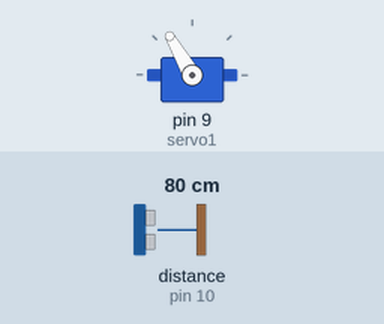
This sketch was run on a simulated Arduino Uno, built with avr-gcc and run on an emulated ATmega328P. Parts: servo. Wiring (inferred from the names in the program): ultrasonic range finder: trigger pin 13; echo pin 10. The inputs (shaded band) are chosen by the test bench; at power-on: distance to the obstacle (sensor on pin 10) 80 cm. The echo pulse lasts 58.3 µs per cm; what the sketch prints to the serial monitor is not drawn.

Above: at 7.7 s.
7.8 s: distance to the obstacle (sensor on pin 10) set to 74 cm
At 10.0 s:
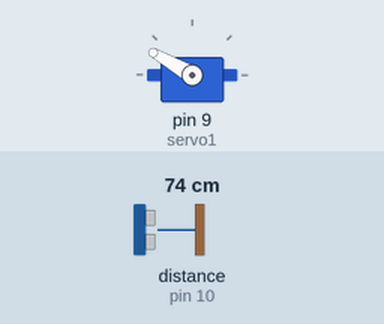
10.6 s: distance to the obstacle (sensor on pin 10) set to 57 cm
12.8 s: distance to the obstacle (sensor on pin 10) set to 48 cm
At 15.2 s:
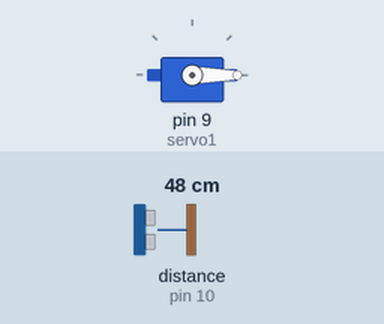
At 17.0 s:
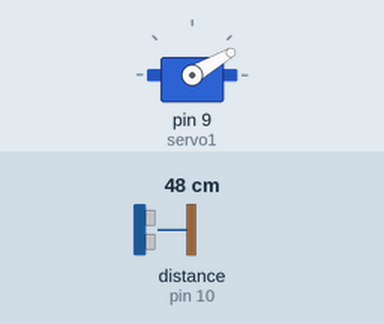
Timing chart, 0 to 23.8 s (numbered marks = the images above; inputs shaded):
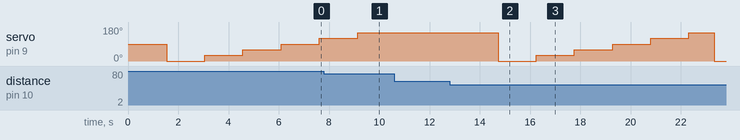

Measured:
- the behaviour switches between 80 and 79 cm on distance to the obstacle (sensor on pin 10) (found by bisection; images 0 and 1)
- the behaviour switches between 54 and 53 cm on distance to the obstacle (sensor on pin 10) (found by bisection; images 1 and 2)
- after the input at 7.8 s, servo on pin 9 (servo1): goes on until 9.1 s, then stays 150°
- after the input at 10.6 s, every drawn part: stays the same
- after the input at 12.8 s, servo on pin 9 (servo1): ramps from 0° to 150° and jumps back, once every 8.6 s

The sketch:

FindME.ino
```cpp
#include <Servo.h>

Servo servo1;


int trigPin;
int echoPin;
const int arrayLen = 10;
float distanceArray[arrayLen];
float avgDist;
int servoAngle;
int closestAngle;
float closestDistance;
boolean shouldSurvey;

void setup() {
  // put your setup code here, to run once:
  servo1.attach(9);
  Serial.begin(9600);
  trigPin = 13;
  echoPin = 10;
  pinMode(trigPin, OUTPUT);
  pinMode(echoPin, INPUT);
  closestAngle = 0;
  closestDistance = 400;
}

void loop() {
  // put your main code here, to run repeatedly:
  Serial.print( needAverage(distanceArray, arrayLen, trigPin, echoPin));

  if (shouldSurvey == true) {
    survey();
  }else{
    check();
    }
   }

float getDistance(int aTrigPin, int anEchoPin) {
  float distance;
  float duration;
  digitalWrite(trigPin, LOW);
  delayMicroseconds(2);
  digitalWrite(trigPin, HIGH);
  delayMicroseconds(10);
  digitalWrite(trigPin, LOW);
  duration = pulseIn(anEchoPin, HIGH);
  distance = (duration / 2) * 0.0344;
    delay(5);
  return distance;
}


float avgValue(float * anArray, int anArrayLen) {
  // make sure sum starts at 0
  float sum = 0;
  for (int i = 0; i < anArrayLen; i++) {
    sum += anArray[i];
     }
  float avg = sum / anArrayLen;
  return avg;
}


float needAverage (float *a, float l, int trig, int echo) {
  float dis = getDistance(trigPin, echoPin);

  for (int i = 0; i < l; i++) {
    a[i] = dis;
  }
  float thisAvg = avgValue(distanceArray, arrayLen);
  delay(500);
  return (thisAvg);
}


float survey() {
  servo1.write(servoAngle);
  float howClose = needAverage(distanceArray, arrayLen, trigPin, echoPin);
  if (howClose < closestDistance) {
    closestDistance= howClose;
    closestAngle = servoAngle;
  }
    delay(500);
    servoAngle += 30;
   if (servoAngle >= 175) {
      Serial.print("here");
      servo1.write(closestAngle);
      servoAngle = 0;
      shouldSurvey = false;
    }
  }

  void check(){
    float c= needAverage(distanceArray, arrayLen, trigPin, echoPin);
    if(abs(c-closestDistance)>20){
      shouldSurvey=true;
      closestDistance=400;
    }
  }
```
